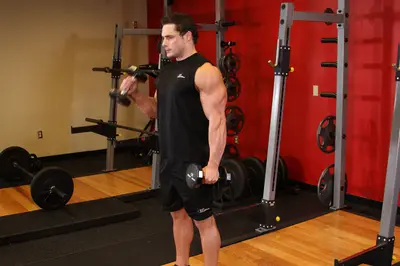
#> input picture app/src/main/assets/clips/alternate_hammer_curl.webp, 400 x 266 px; its folder holds only this picture in this run
$ python animate_clips.py
#> lines starting #> are read from the running program, lines starting #| are printed output that depends on the picture
#!/usr/bin/env python3
"""Turn the bundled 2-frame exercise demos into smooth, natural-looking loops.

Each source clip in assets/clips is a 2-frame animated WebP (start + end pose from the
public-domain free-exercise-db). This script:

  1. Estimates dense optical flow between the two poses (Farneback).
  2. Synthesises N in-between frames by flow-warping + blending both poses, so the body
     appears to move continuously instead of snapping between 2 frames.
  3. Builds a ping-pong loop (start -> end -> start) with eased timing for a realistic rep.
  4. Highlights the working muscle: the pixels that move the most between poses are exactly
     the body part doing the work, so we paint a soft, pulsing warm glow over that region.

Output is written as an animated WebP with the same filename. Resolution/quality are tuned
to keep the per-clip size small so the APK stays reasonable.

Usage:
  python3 tools/animate_clips.py --limit 6 --out /tmp/clip_preview     # sample run
  python3 tools/animate_clips.py --inplace                              # regenerate all
"""
import argparse
import glob
import os

import cv2
import numpy as np
from PIL import Image

ROOT = os.path.dirname(os.path.dirname(os.path.abspath(__file__)))
SRC_DIR = os.path.join(ROOT, "app", "src", "main", "assets", "clips")

# Highlight colour for the working muscle (warm "heat", RGB).
HEAT = np.array([255, 120, 40], dtype=np.float32)


def load_two_frames(path):
    """Return the first and last frame of an animated WebP as RGB float arrays."""
    im = Image.open(path)
    n = getattr(im, "n_frames", 1)
    im.seek(0)
    a = im.convert("RGB")
    im.seek(n - 1)
    b = im.convert("RGB")
    return np.asarray(a, dtype=np.float32), np.asarray(b, dtype=np.float32)


def smoothstep(t):
    return t * t * (3.0 - 2.0 * t)


def warp(img, flow):
    """Backward-warp img by flow (sample img at grid+flow)."""
    h, w = img.shape[:2]
    gx, gy = np.meshgrid(np.arange(w, dtype=np.float32), np.arange(h, dtype=np.float32))
    mx = gx + flow[..., 0]
    my = gy + flow[..., 1]
    return cv2.remap(img, mx, my, interpolation=cv2.INTER_LINEAR, borderMode=cv2.BORDER_REPLICATE)


def make_frames(a, b, n_half, scale):
    if scale != 1.0:
        a = cv2.resize(a, None, fx=scale, fy=scale, interpolation=cv2.INTER_AREA)
        b = cv2.resize(b, None, fx=scale, fy=scale, interpolation=cv2.INTER_AREA)

    h, w = a.shape[:2]
    ga = cv2.cvtColor(a.astype(np.uint8), cv2.COLOR_RGB2GRAY)
    gb = cv2.cvtColor(b.astype(np.uint8), cv2.COLOR_RGB2GRAY)

    fkw = dict(pyr_scale=0.5, levels=5, winsize=35, iterations=5,
               poly_n=7, poly_sigma=1.5, flags=0)
    flow_ab = cv2.calcOpticalFlowFarneback(ga, gb, None, **fkw)  # a -> b
    flow_ba = cv2.calcOpticalFlowFarneback(gb, ga, None, **fkw)  # b -> a
    # Smooth the flow fields to suppress speckle warping artifacts.
    flow_ab = cv2.GaussianBlur(flow_ab, (0, 0), sigmaX=3)
    flow_ba = cv2.GaussianBlur(flow_ba, (0, 0), sigmaX=3)

    # Locate the working region: where the body moves most between the two poses.
    mag = np.linalg.norm(flow_ab, axis=2)
    thr = max(np.percentile(mag, 90.0), 1.0)
    strong = np.maximum(mag - thr, 0)
    glow_mask = np.zeros((h, w), np.float32)
    if strong.sum() > 1e-3:
        ys, xs = np.mgrid[0:h, 0:w]
        wsum = strong.sum()
        cx = float((xs * strong).sum() / wsum)
        cy = float((ys * strong).sum() / wsum)
        sx = float(np.sqrt(((xs - cx) ** 2 * strong).sum() / wsum))
        sy = float(np.sqrt(((ys - cy) ** 2 * strong).sum() / wsum))
        rx = max(sx * 1.6, w * 0.12)
        ry = max(sy * 1.6, h * 0.12)
        # Soft radial spotlight on the working area (no harsh per-pixel tint).
        glow_mask = np.exp(-(((xs - cx) / rx) ** 2 + ((ys - cy) / ry) ** 2))
        glow_mask = glow_mask.astype(np.float32)
    glow_mask = glow_mask[..., None]
    heat = HEAT[None, None, :] / 255.0

    forward = []
    for i in range(n_half + 1):
        t = smoothstep(i / n_half)
        wa = warp(a, t * flow_ab)
        wb = warp(b, (1.0 - t) * flow_ba)
        inter = np.clip((1.0 - t) * wa + t * wb, 0, 255) / 255.0

        # Pulsing warm spotlight, screen-blended so detail/texture is preserved.
        pulse = 0.32 + 0.38 * t
        g = glow_mask * pulse
        inter = 1.0 - (1.0 - inter) * (1.0 - heat * g)
        forward.append(np.clip(inter * 255.0, 0, 255).astype(np.uint8))

    # Ping-pong: a->b then b->a, dropping shared endpoints to avoid stutter.
    frames = forward + forward[-2:0:-1]
    return [Image.fromarray(f) for f in frames]


def encode(frames, out_path, quality, fps):
    dur = int(1000 / fps)
    frames[0].save(
        out_path, format="WEBP", save_all=True, append_images=frames[1:],
        duration=dur, loop=0, quality=quality, method=4,
    )


def main():
    ap = argparse.ArgumentParser()
    ap.add_argument("--src", default=SRC_DIR)
    ap.add_argument("--out", default=None, help="output dir (default: temp preview)")
    ap.add_argument("--inplace", action="store_true", help="overwrite source clips")
    ap.add_argument("--limit", type=int, default=0, help="only first N clips (0 = all)")
    ap.add_argument("--frames", type=int, default=14, help="frames per half-rep (loop ~= 2x)")
    ap.add_argument("--scale", type=float, default=1.0)
    ap.add_argument("--quality", type=int, default=55)
    ap.add_argument("--fps", type=int, default=18)
    args = ap.parse_args()

    out_dir = args.src if args.inplace else (args.out or "/tmp/clip_preview")
    os.makedirs(out_dir, exist_ok=True)

    files = sorted(glob.glob(os.path.join(args.src, "*.webp")))
    if args.limit:
        files = files[: args.limit]

    total_in = total_out = 0
    for idx, path in enumerate(files, 1):
        name = os.path.basename(path)
        try:
            a, b = load_two_frames(path)
#> in load_two_frames, im is the input picture: PIL image 400x266 RGBA; mean R, G, B, A 107, 55.9, 36.4, 255
#> in load_two_frames, `n = getattr(im, "n_frames", 1)`: n = 2
#> a: shape (266, 400, 3) float32
#> b: shape (266, 400, 3) float32
            frames = make_frames(a, b, args.frames, args.scale)
#> in make_frames, `gb = cv2.cvtColor(b.astype(np.uint8), cv2.COLOR_RGB2GRAY)`:
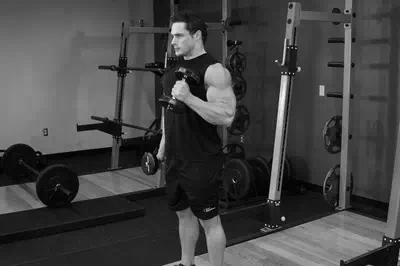
#> gb: shape (266, 400); min 0, max 249, mean 68.4
#> in make_frames, `mag = np.linalg.norm(flow_ab, axis=2)`:
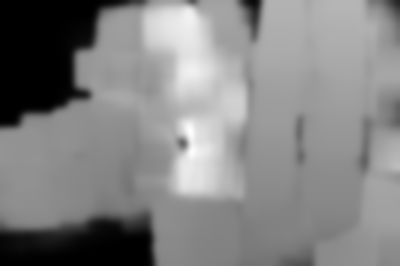
#> mag: shape (266, 400) float32; min 1.2e-05, max 10.47, mean 5.39; drawn with min black and max white
#> in make_frames, `thr = max(np.percentile(mag, 90.0), 1.0)`: thr = 7.56
#> in make_frames, `strong = np.maximum(mag - thr, 0)`:
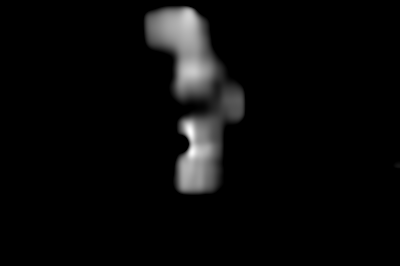
#> strong: shape (266, 400) float32; min 0, max 2.9, mean 0.112; drawn with min black and max white
#> in make_frames, `wsum = strong.sum()`: wsum = 11883.4
#> in make_frames, `cx = float((xs * strong).sum() / wsum)`: cx = 192.7
#> in make_frames, `cy = float((ys * strong).sum() / wsum)`: cy = 91.85
#> in make_frames, `sx = float(np.sqrt(((xs - cx) ** 2 * strong).sum() / wsum))`: sx = 18.46
#> in make_frames, `sy = float(np.sqrt(((ys - cy) ** 2 * strong).sum() / wsum))`: sy = 55.51
#> in make_frames, `rx = max(sx * 1.6, w * 0.12)`: rx = 48
#> in make_frames, `ry = max(sy * 1.6, h * 0.12)`: ry = 88.82
#> the loop in make_frames, `for i in range(n_half + 1):` made 15 passes
#> pass 1, in warp, `mx = gx + flow[..., 0]`:
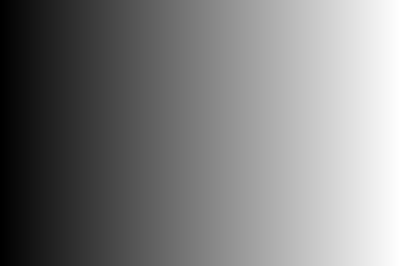
#> mx: shape (266, 400) float32; min 0, max 399, mean 199.5; drawn with min black and max white
#> pass 1, in warp, `my = gy + flow[..., 1]`:
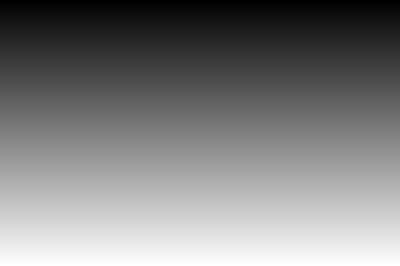
#> my: shape (266, 400) float32; min 0, max 265, mean 132.5; drawn with min black and max white
#> after the loop in make_frames, `for i in range(n_half + 1):`:
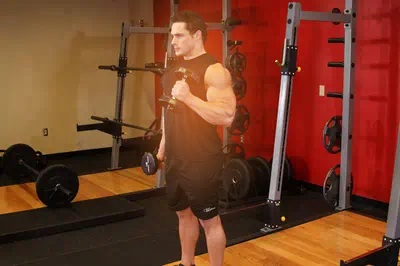
#> inter: shape (266, 400, 3) float32; mean R, G, B 0.47, 0.248, 0.151
#> after the loop in make_frames, `for i in range(n_half + 1):`: forward = 15 items
#> in make_frames, `frames = forward + forward[-2:0:-1]`: frames = 28 items
#> frames = 28 items
            out_path = os.path.join(out_dir, name)
            encode(frames, out_path, args.quality, args.fps)
#> in encode, `frames[0].save( out_path, format="WEBP", save_all=True, append_images=..`:
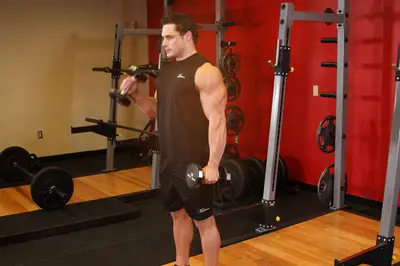
#> saved as alternate_hammer_curl.webp: PIL image 400x266 RGB; mean R, G, B 113, 59.2, 37.4
            total_in += os.path.getsize(path)
            total_out += os.path.getsize(out_path)
            if idx % 50 == 0 or args.limit:
                print(f"[{idx}/{len(files)}] {name}: {len(frames)} frames, "
                      f"{os.path.getsize(out_path)//1024} KB")
        except Exception as e:  # noqa: BLE001
            print(f"!! {name}: {e}")

    print(f"\nDone. {len(files)} clips. in={total_in//1024//1024}MB "
          f"out~={total_out//1024//1024}MB")


if __name__ == "__main__":
    main()

$ run again, on app/src/main/assets/clips/alternating_cable_shoulder_press.webp
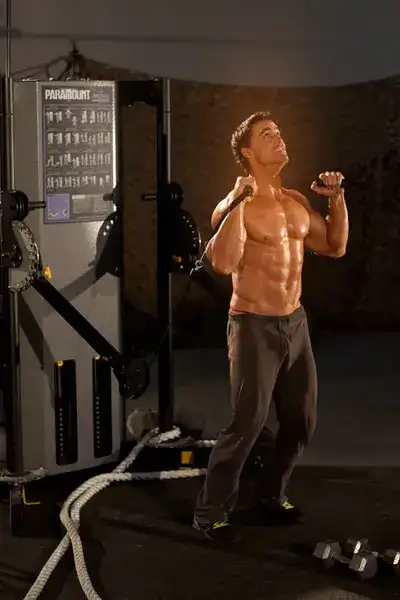
#> input picture app/src/main/assets/clips/alternating_cable_shoulder_press.webp, 400 x 600 px
#> in load_two_frames, im is the input picture: PIL image 400x600 RGBA; mean R, G, B, A 55.5, 41.9, 31.5, 255
#> n = 28
#> in make_frames, `mag = np.linalg.norm(flow_ab, axis=2)`:
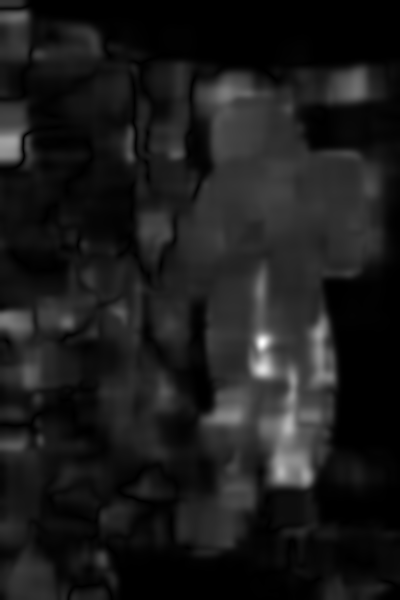
#> mag: shape (600, 400) float32; min 3.77e-07, max 1.39, mean 0.151; drawn with min black and max white
#> thr = 1
#> wsum = 31.28
#> cx = 262.2
#> cy = 352.1
#> sx = 2.26
#> sy = 13.18
#> rx = 48
#> ry = 72
#> after the loop in make_frames, `for i in range(n_half + 1):`: forward = 15 items
#> in make_frames, `frames = forward + forward[-2:0:-1]`: frames = 28 items
#> in encode, `frames[0].save( out_path, format="WEBP", save_all=True, append_images=..`:
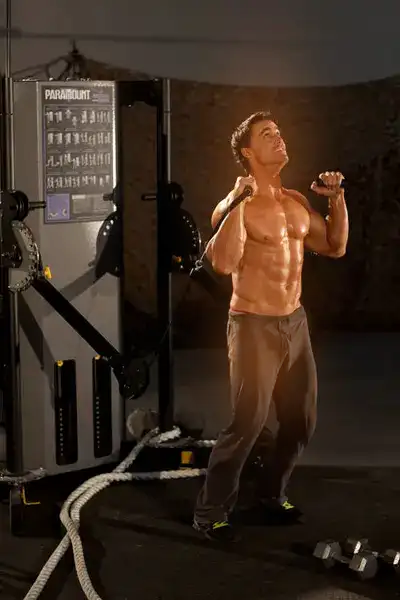
#> saved as alternating_cable_shoulder_press.webp: PIL image 400x600 RGB; mean R, G, B 57.9, 42.9, 31.6

$ run again, on app/src/main/assets/clips/alternating_renegade_row.webp
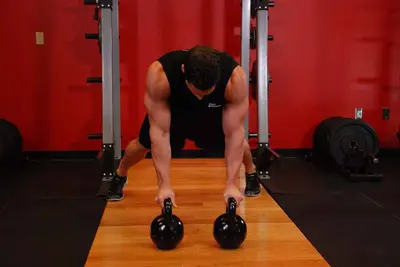
#> input picture app/src/main/assets/clips/alternating_renegade_row.webp, 400 x 267 px
#> in load_two_frames, im is the input picture: PIL image 400x267 RGBA; mean R, G, B, A 103.7, 36, 24.2, 255
#> n = 2
#> thr = 4.8
#> wsum = 25765.1
#> cx = 183.1
#> cy = 92.06
#> sx = 36.25
#> sy = 23.9
#> rx = 58
#> ry = 38.25
#> after the loop in make_frames, `for i in range(n_half + 1):`:
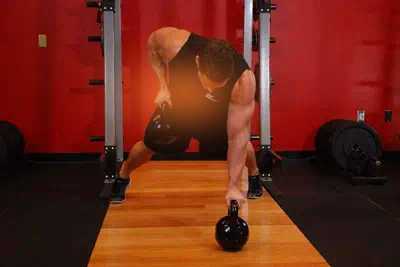
#> inter: shape (267, 400, 3) float32; mean R, G, B 0.436, 0.159, 0.0988
#> after the loop in make_frames, `for i in range(n_half + 1):`: forward = 15 items
#> in make_frames, `frames = forward + forward[-2:0:-1]`: frames = 28 items
#> in encode, `frames[0].save( out_path, format="WEBP", save_all=True, append_images=..`:
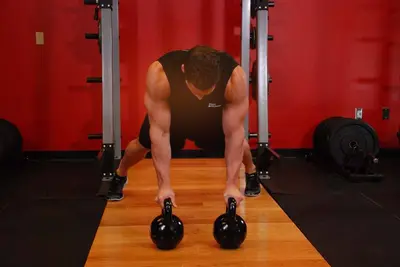
#> saved as alternating_renegade_row.webp: PIL image 400x267 RGB; mean R, G, B 107, 37.8, 24.6
